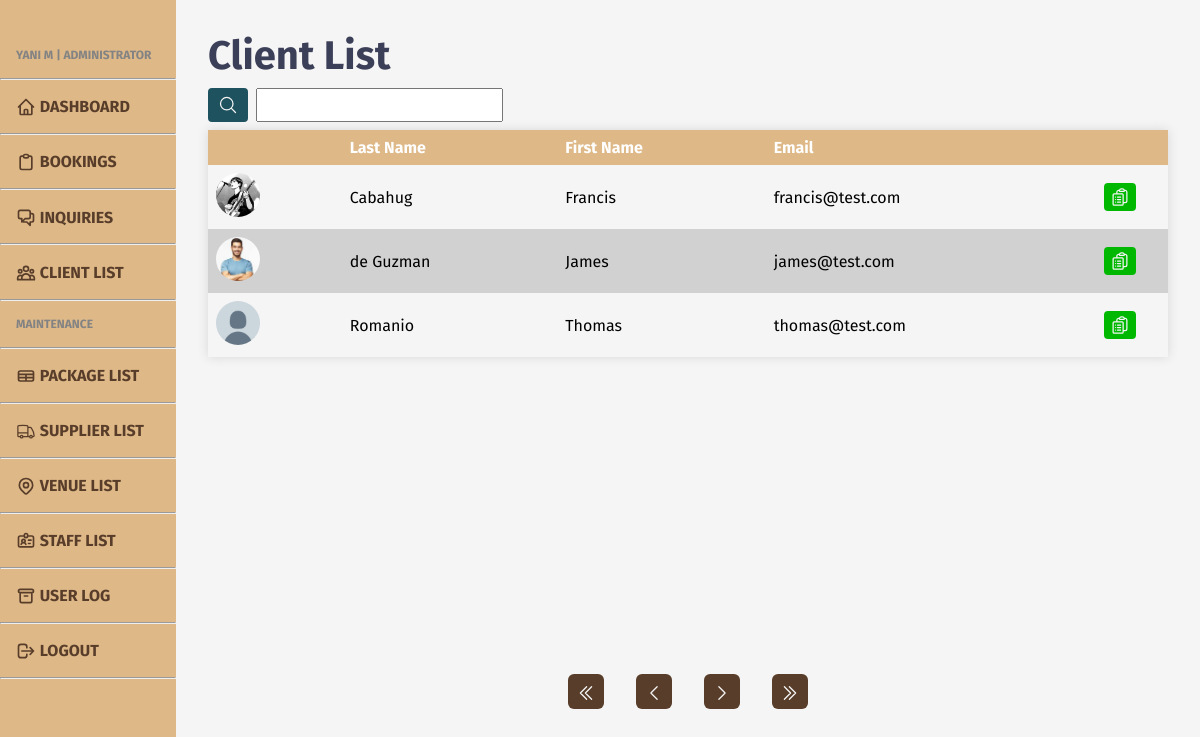
/admin/admin-clients.php (signed in), run on an earlier commit of the app's database.
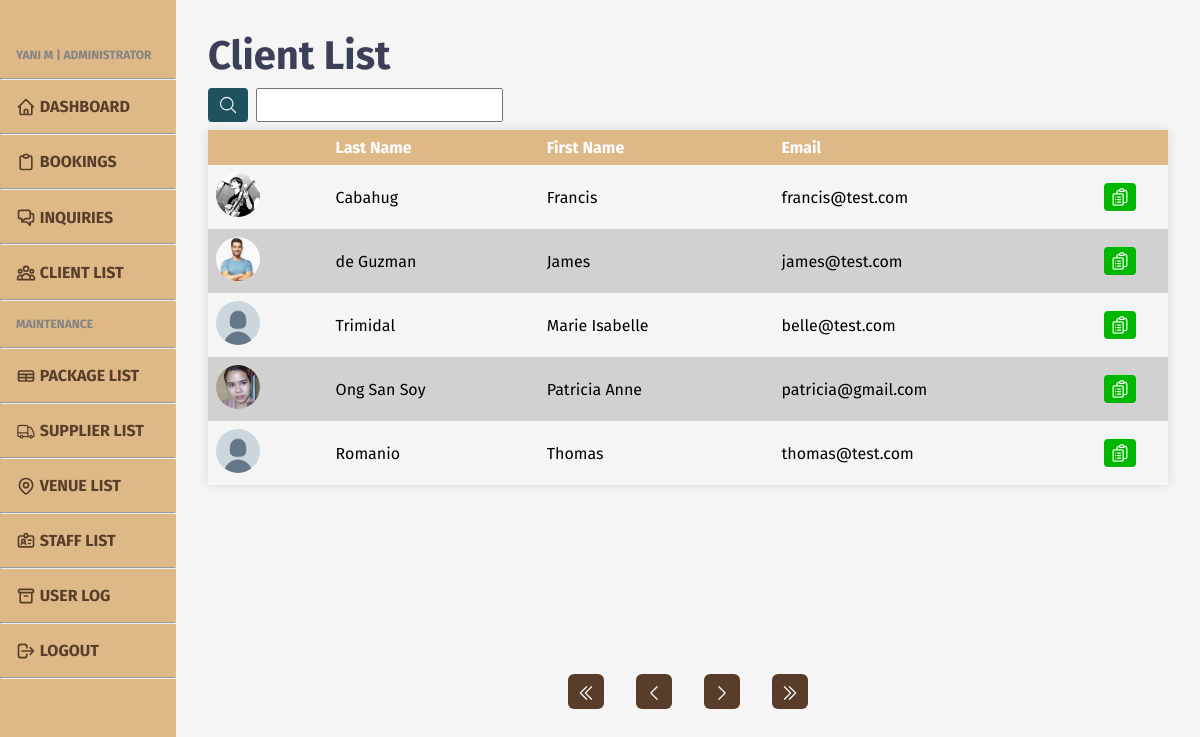
And on a later commit of the database.
### tables this page shows
CREATE TABLE `client` (
  `clnt_id` int(11) NOT NULL,
  `clnt_fn` varchar(50) NOT NULL,
  `clnt_mn` varchar(50) DEFAULT NULL,
  `clnt_ln` varchar(50) NOT NULL,
  `clnt_contno` varchar(11) NOT NULL,
  `clnt_add` varchar(100) NOT NULL,
  `clnt_email` varchar(100) NOT NULL,
  `clnt_pass` varchar(255) NOT NULL,
  `clnt_img` varchar(255) DEFAULT NULL
);

### admin/admin-clients.php (the view, shortened to what the changed rows need)
<?php
include '../includes/admin-head.php';
require '../db/database.php';
?>
<head>
    <link rel="stylesheet" href="../styles/admin/admin-upper.css">
</head>
<body>
    <?php
    include '../includes/admin-header.php';
    ?>
    <main class="content">
        <h1>Client List</h1>
        <div class="tbl-cont">
            <table>
                <tr>
                    <th></th>
                    <th>Last Name</th>
                    <th>First Name</th>
                    <th>Email</th>
                    <th></th>
                </tr>
                <?php
                if (isset($_GET['search-submit'])) {
                    $queried = mysqli_real_escape_string($conn, preg_replace('/\s+/', ' ', trim($_GET['search'])));
                    if (strpos($queried, ", ")) {
                        $query = str_replace(", ", " ", $queried);
                        $keys = explode(" ", $query);
                    } else if (strpos($queried, ",")) {
                        $query = str_replace(",", " ", $queried);
                        $keys = explode(" ", $query);
                    } else {
                        $keys = explode(" ", $queried);
                    }
                    if (empty($queried)) {
                        unset($_COOKIE["search"]);
                        if (isset($_GET['pageno'])) {
                            $pageno = $_GET['pageno'];
                        } else {
                            $pageno = 1;
                        }
                        $no_of_records_per_page = 8;
                        $offset = ($pageno - 1) * $no_of_records_per_page;
                        $total_pages_sql = "SELECT COUNT(*) FROM client ORDER BY clnt_fn ASC";
                        $result = mysqli_query($conn, $total_pages_sql);
                        $total_rows = mysqli_fetch_array($result)[0];
                        $total_pages = ceil($total_rows / $no_of_records_per_page);
                        $sql = "SELECT * FROM client ORDER BY clnt_fn ASC LIMIT $offset, $no_of_records_per_page";
                        $res_data = mysqli_query($conn, $sql);
                        while ($row = mysqli_fetch_array($res_data)) { ?>
                            <tr>
                                <td>
                                    <div id="small-icon">
                                        <?php if ($row['clnt_img'] == NULL) { ?>
                                            <img src="../images/client/default.jpg">
                                        <?php } else { ?>
                                            <img src="../images/client/<?php echo $row['clnt_img']; ?>">
                                        <?php } ?>
                                    </div>
                                </td>
                                <td><?php echo $row['clnt_ln']; ?></td>
                                <td><?php echo $row['clnt_fn']; ?></td>
                                <td><?php echo $row['clnt_email']; ?></td>
                                <td class="btn">
                                    <form action="admin-clients-view.php?clnt_id=<?php echo $row['clnt_id']; ?>" method="post">
                                        <button name="view" id="view">
                                            <svg xmlns="http://www.w3.org/2000/svg" fill="none" viewBox="0 0 24 24" stroke-width="1.5" stroke="currentColor" class="w-6 h-6">
                                                <path stroke-linecap="round" stroke-linejoin="round" d="M9 12h3.75M9 15h3.75M9 18h3.75m3 .75H18a2.25 2.25 0 002.25-2.25V6.108c0-1.135-.845-2.098-1.976-2.192a48.424 48.424 0 00-1.123-.08m-5.801 0c-.065.21-.1.433-.1.664 0 .414.336.75.75.75h4.5a.75.75 0 00.75-.75 2.25 2.25 0 00-.1-.664m-5.8 0A2.251 2.251 0 0113.5 2.25H15c1.012 0 1.867.668 2.15 1.586m-5.8 0c-.376.023-.75.05-1.124.08C9.095 4.01 8.25 4.973 8.25 6.108V8.25m0 0H4.875c-.621 0-1.125.504-1.125 1.125v11.25c0 .621.504 1.125 1.125 1.125h9.75c.621 0 1.125-.504 1.125-1.125V9.375c0-.621-.504-1.125-1.125-1.125H8.25zM6.75 12h.008v.008H6.75V12zm0 3h.008v.008H6.75V15zm0 3h.008v.008H6.75V18z" />
                                            </svg>
                                        </button>
                                    </form>
                                </td>
                            </tr>
                        <?php }
                    } else {
                        $_COOKIE['search'] = $queried;
                        if (isset($_GET['pageno'])) {
                            $pageno = $_GET['pageno'];
                        } else {
                            $pageno = 1;
                        }
                        $no_of_records_per_page = 8;
                        $offset = ($pageno - 1) * $no_of_records_per_page;
                        $total_pages_sql = "SELECT COUNT(*) FROM client WHERE (clnt_fn LIKE '%$queried%' OR clnt_ln LIKE '%$queried%' OR clnt_email LIKE '%$queried%')";
                        foreach ($keys as $k) {
                            $total_pages_sql .= " OR clnt_fn LIKE '%$k%' OR clnt_ln LIKE '%$k%' OR clnt_email LIKE '%$k%'";
                        }
                        $result = mysqli_query($conn, $total_pages_sql);
                        $total_rows = mysqli_fetch_array($result)[0];
                        $total_pages = ceil($total_rows / $no_of_records_per_page);
                        $sql = "SELECT * FROM client WHERE (clnt_fn LIKE '%$queried%' OR clnt_ln LIKE '%$queried%' OR clnt_email LIKE '%$queried%')";
                        foreach ($keys as $k) {
                            $sql .= " OR clnt_fn LIKE '%$k%' OR clnt_ln LIKE '%$k%' OR clnt_email LIKE '%$k%'";
                        }
                        $sql .= "LIMIT $offset, $no_of_records_per_page";
                        $res_data = mysqli_query($conn, $sql);
                        while ($row = mysqli_fetch_array($res_data)) { ?>
                            <tr>
                                <td>
                                    <div id="small-icon">
                                        <?php if ($row['clnt_img'] == NULL) { ?>
                                            <img src="../images/client/default.jpg">
                                        <?php } else { ?>
                                            <img src="../images/client/<?php echo $row['clnt_img']; ?>">
                                        <?php } ?>
                                    </div>
                                </td>
                                <td><?php echo $row['clnt_ln']; ?></td>
                                <td><?php echo $row['clnt_fn']; ?></td>
                                <td><?php echo $row['clnt_email']; ?></td>
                                <td class="btn">
                                    <form action="admin-clients-view.php?clnt_id=<?php echo $row['clnt_id']; ?>" method="post">
                                        <button name="view" id="view">
                                            <svg xmlns="http://www.w3.org/2000/svg" fill="none" viewBox="0 0 24 24" stroke-width="1.5" stroke="currentColor" class="w-6 h-6">
                                                <path stroke-linecap="round" stroke-linejoin="round" d="M9 12h3.75M9 15h3.75M9 18h3.75m3 .75H18a2.25 2.25 0 002.25-2.25V6.108c0-1.135-.845-2.098-1.976-2.192a48.424 48.424 0 00-1.123-.08m-5.801 0c-.065.21-.1.433-.1.664 0 .414.336.75.75.75h4.5a.75.75 0 00.75-.75 2.25 2.25 0 00-.1-.664m-5.8 0A2.251 2.251 0 0113.5 2.25H15c1.012 0 1.867.668 2.15 1.586m-5.8 0c-.376.023-.75.05-1.124.08C9.095 4.01 8.25 4.973 8.25 6.108V8.25m0 0H4.875c-.621 0-1.125.504-1.125 1.125v11.25c0 .621.504 1.125 1.125 1.125h9.75c.621 0 1.125-.504 1.125-1.125V9.375c0-.621-.504-1.125-1.125-1.125H8.25zM6.75 12h.008v.008H6.75V12zm0 3h.008v.008H6.75V15zm0 3h.008v.008H6.75V18z" />
                                            </svg>
                                        </button>
                                    </form>
                                </td>
                            </tr>
                        <?php }
                    };
                } else {
                    if (isset($_GET['pageno'])) {
                        $pageno = $_GET['pageno'];
                    } else {
                        $pageno = 1;
                    }
                    $no_of_records_per_page = 8;
                    $offset = ($pageno - 1) * $no_of_records_per_page;
                    $sql = "SELECT * FROM client ORDER BY clnt_fn ASC LIMIT $offset, $no_of_records_per_page";
                    $res_data = mysqli_query($conn, $sql);
                    while ($row = mysqli_fetch_array($res_data)) { ?>
                        <tr>
                            <td>
                                <div id="small-icon">
                                    <?php if ($row['clnt_img'] == NULL) { ?>
                                        <img src="../images/client/default.jpg">
                                    <?php } else { ?>
                                        <img src="../images/client/<?php echo $row['clnt_img']; ?>">
                                    <?php } ?>
                                </div>
                            </td>
                            <td><?php echo $row['clnt_ln']; ?></td>
                            <td><?php echo $row['clnt_fn']; ?></td>
                            <td><?php echo $row['clnt_email']; ?></td>
                            <td class="btn">
                                <form action="admin-clients-view.php?clnt_id=<?php echo $row['clnt_id']; ?>" method="post">
                                    <button name="view" id="view">
                                    </button>
                                </form>
                            </td>
                        </tr>
                <?php };
                }
                ?>
            </table>
        </div>
    </main>
    </div>
</body>
</html>

What changed in the data, as far as the page shows it:
added client: clnt_ln "Trimidal", clnt_fn "Marie Isabelle", clnt_email "belle@test.com"
added client: clnt_img (picture), clnt_ln "Ong San Soy", clnt_fn "Patricia Anne", clnt_email "patricia@gmail.com"
